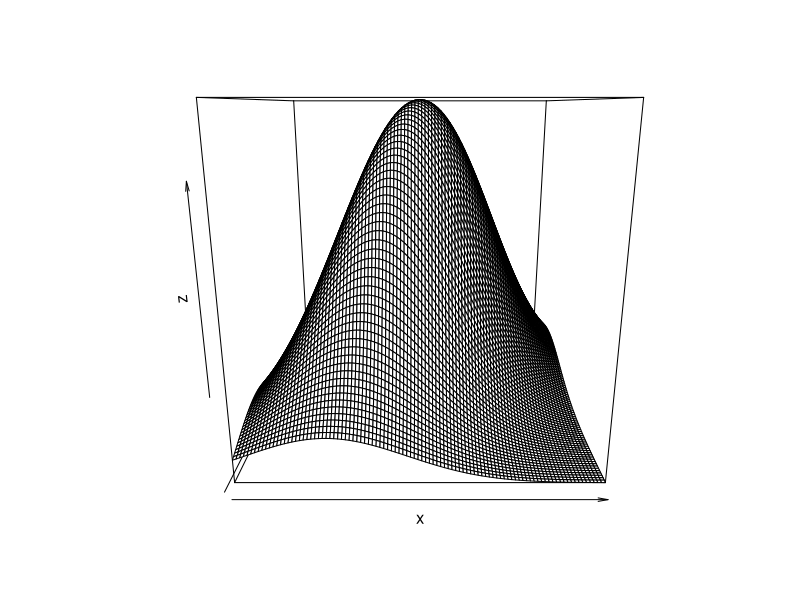
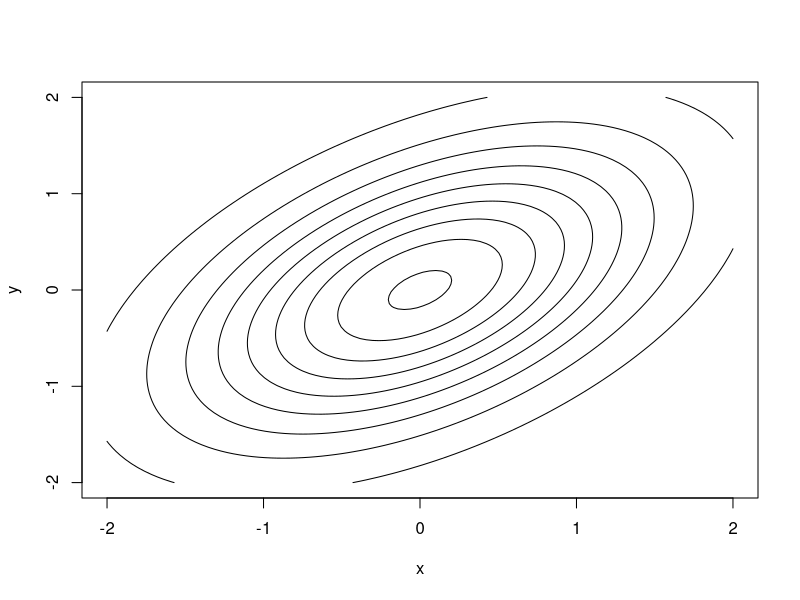
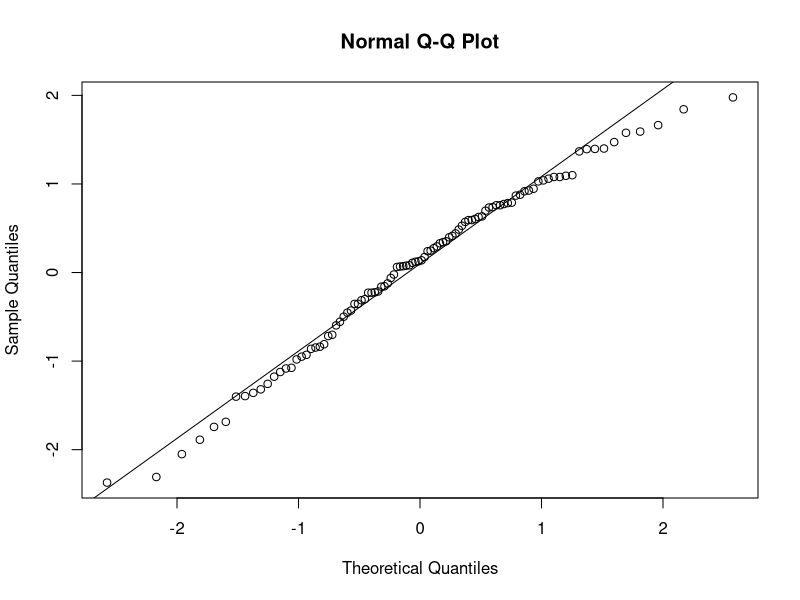
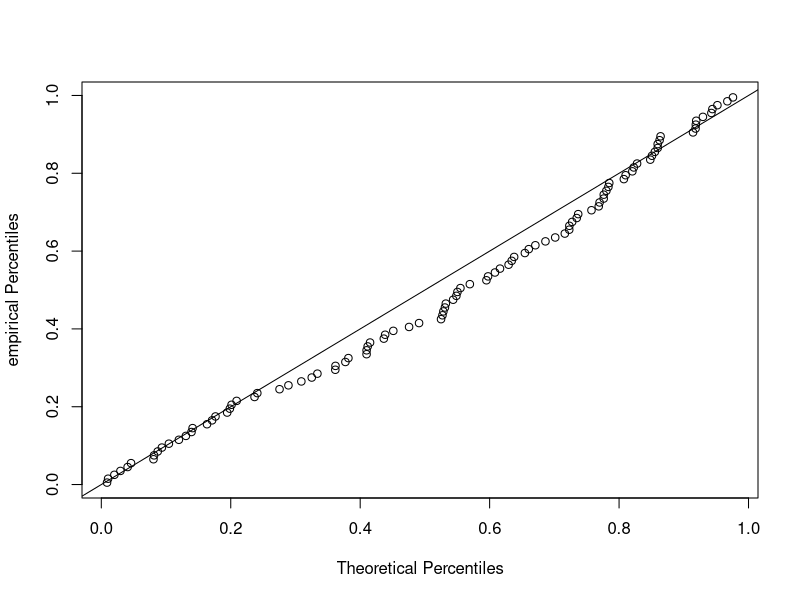
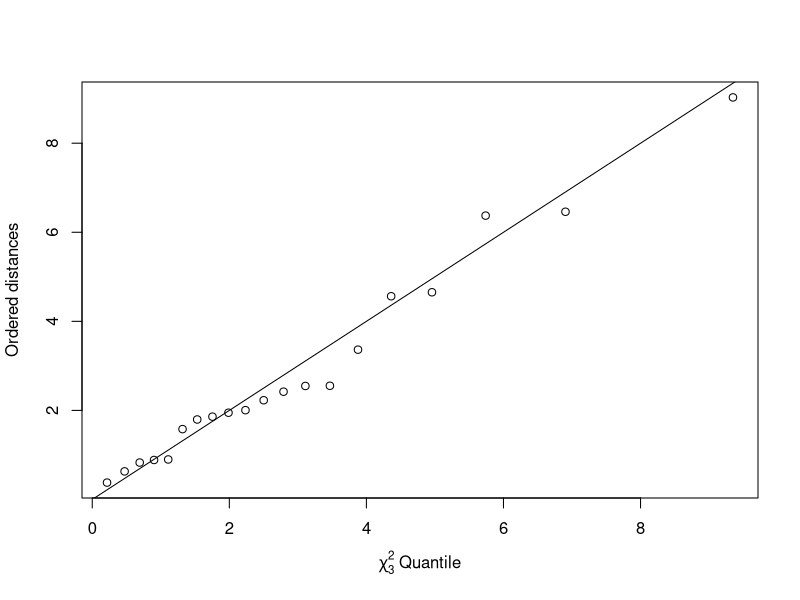
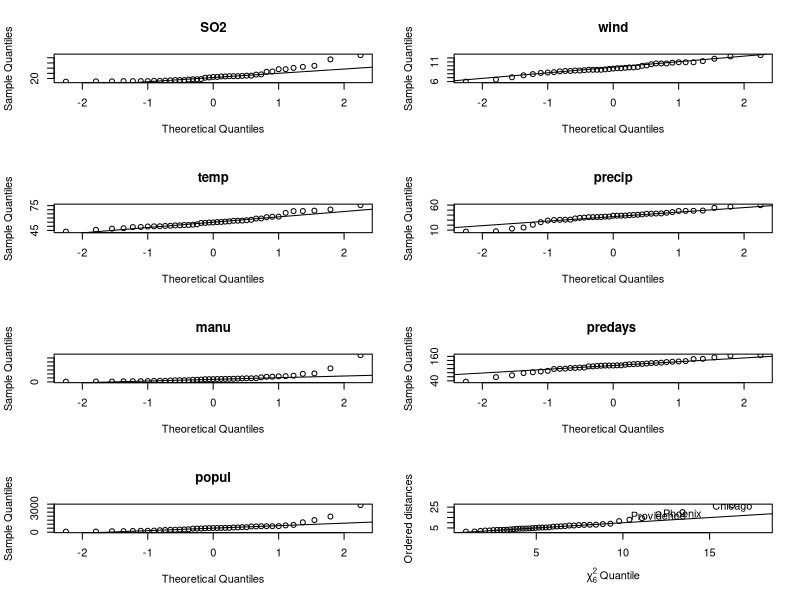
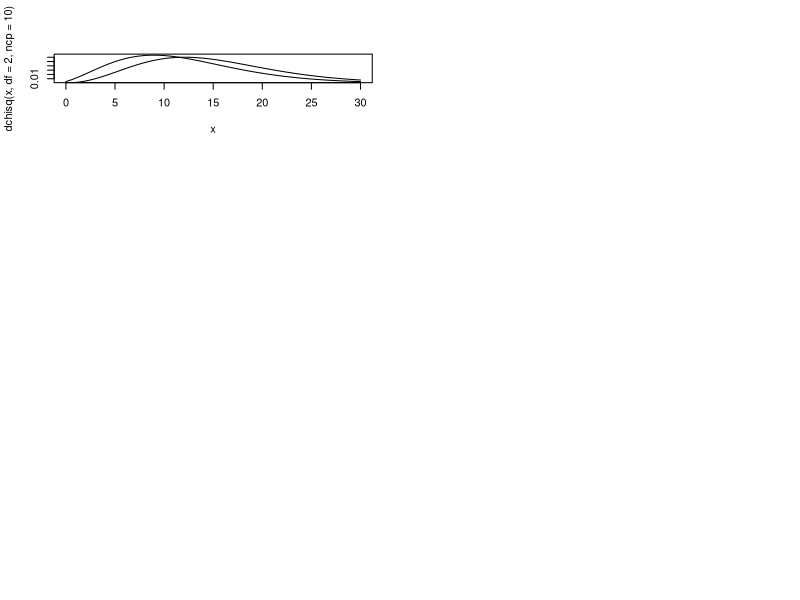

Reproduce these figures in R, in order. (Note: this script raises an error after producing the figures.)
gender<-c("Male","Female")
sex <- rep(gender, each=5)
age <- c(21, 43, 22, 86, 60, 16, NA, 43, 22, 80)
IQ <- c(120, NA, 135, 150, 92, 130, 150, NA, 84, 70)
depression <- c("Yes", "No", "No", "No", "Yes", "Yes", "Yes", "Yes", "No", "No")
health <- c("Very good", "Very good", "Average", "Very poor", "Good", "Good",
"Very good", "Average","Average","Good")
weight <- c(150, 160, 135, 140, 110, 110, 120, 120, 105, 100)
hypo <- data.frame(sex,age,IQ,depression,health,weight)

hypo [1:2, c("health", "weight")]

chest = c(34,37,38,36,38,43,40,38,40,41)
waist = c(30,32,30,33,29,32,33,30,30,32)
hips = c(32,37,36,39,33,38,42,40,37,39)
gender = rep("male",10)
f1= data.frame(chest,waist,hips,gender)
chest = c(36,36,34,33,36,37,34,36,38,35)
waist = c(24,25,24,22,26,26,25,26,28,23)
hips = c(35,37,37,34,38,37,38,37,40,35)
gender = rep("female",10)
f2= data.frame(chest,waist,hips,gender)
measure=cbind(f1,f2)


chest = c(34,37,38,36,38,43,40,38,40,41,36,36,34,33,36,37,34,36,38,35)
waist = c(30,32,30,33,29,32,33,30,30,32,24,25,24,22,26,26,25,26,28,23)
hips = c(32,37,36,39,33,38,42,40,37,39,35,37,37,34,38,37,38,37,40,35)
gender = c("Male","Female")
sex = rep(gender, each=10)
measure=data.frame(chest,waist,hips,sex)

V=cov(measure[, c("chest", "waist", "hips")])
D=diag(c(diag(V^-.5)));diag(c(1,2,3),3)
cov(measure[11:20, c("chest", "waist", "hips")])
cor(measure[, c("chest", "waist", "hips")])

library(MASS)
mu=c(1,2)
Sigma=matrix(c(10,3,3,2),2,2)
mvrnorm(n=5,mu,Sigma)
var(mvrnorm(n=5,mu,Sigma))

require(graphics)
require(mnormt)
x=seq(-2,2,len=100)
y=seq(-2,2,len=100)
mu=c(0,0)
Sigma=matrix(c(1,.5,.5,1),2,2)
g=function(x,y){ dmnorm(cbind(x,y),mu,Sigma)}
z=outer(x,y,g)
persp(x,y,z)
contour(x,y,z, drawlabels=FALSE, xlab="x", ylab="y")

#Q-Q plots
x=sort(rnorm(100,0,1))
qqnorm(x)
qqline(x)

#P-P plots
y=pnorm(x)
z=((1:100)-0.5)/100
plot(z~y,xlab='Theoretical Percentiles',
ylab='empirical Percentiles')
abline(0,1)

x <- measure [, c("chest", "waist", "hips")]
cm <- colMeans(x)
S <- cov(x)
d<-apply(x,MARGIN=1,function(x) t(x-cm)%*%solve(S)%*%(x-cm))
plot(qchisq((1:nrow(x) - 1/2) / nrow(x), df = 3), sort(d),
xlab = expression(paste(chi[3]^2, " Quantile")),
ylab = "Ordered distances")
abline(a = 0, b = 1)



usairpollution=matrix(c(46,11,24,47,11,31,110,23,65,26,9,17,17,35,
56,10,28,14,14,13,30,10,10,16,29,18,9,31,14,69,10,61,94,26,28,12,
29,56,29,8,36,47.6,56.8,61.5,55.0,47.1,55.2,50.6,54.0,49.7,51.5,
66.2,51.9,49.0,49.9,49.1,68.9,52.3,68.4,54.5,61.0,55.6,61.6,75.5,
45.7,43.5,59.4,68.3,59.3,51.5,54.6,70.3,50.4,50.0,57.8,51.0,56.7,
51.1,55.9,57.3,56.6,54.0,44,46,368,652,391,35,3344,462,1007,266,
641,454,104,1064,412,721,361,136,381,91,291,337,207,569,699,275,
204,96,181,1692,213,347,343,197,137,453,379,775,434,125,80,116,
244,497,905,463,71,3369,453,751,540,844,515,201,1513,158,1233
,746,529,507,132,593,624,335,717,744,448,361,308,347,1950,582,
520,179,299,176,716,531,622,757,277,80,8.8,8.9,9.1,9.6,12.4,6.5,
10.4,7.1,10.9,8.6,10.9,9.0,11.2,10.1,9.0,10.8,9.7,8.8,10.0,8.2,
8.3,9.2,9.0,11.8,10.6,7.9,8.4,10.6,10.9,9.6,6.0,9.4,10.6,7.6,8.7,
8.7,9.4,9.5,9.3,12.7,9.0,33.36,7.77,48.34,41.31,36.11,40.75,34.44,
39.04,34.99,37.01,35.94,12.95,30.85,30.96,43.37,48.19,38.74,54.47,
37.00,48.52,43.11,49.10,59.80,29.07,25.94,46.00,56.77,44.68,30.18,
39.93,7.05,36.22,42.75,42.59,15.17,20.66,38.79,35.89,38.89,30.58,
40.25,135,58,115,111,166,148,122,132,155,134,78,86,103,129,127,103,
121,116,99,100,123,105,128,123,137,119,113,116,98,115,36,147,125,115,
89,67,164,105,111,82,114),41)
cities = c("Albany", "Albuquerque","Atlanta","Baltimore","Buffalo",
"Charleston","Chicago", "Cincinnati","Cleveland","Columbus","Dallas",
"Denver","DesMoines","Detroit","Hartford","Houston","Indianapolis",
"Jacksonville","Kansas City","Little Rock","Louisville","Memphis",
"Miami", "Milwaukee","Minneapolis","Nashville","New Orleans","Norfolk",
"Omaha","Philadelphia", "Phoenix","Pittsburgh","Providence","Richmond",
"Salt Lake City","San Francisco","Seattle","St. Louis","Washington","Wichita","Wilmington")
variables = c("SO2","temp","manu","popul","wind", "precip","predays")
colnames(usairpollution) = variables
rownames(usairpollution)= cities
x <- usairpollution

layout(matrix(1:8, nc = 2))
qqnorm(x[,"SO2"], main = "SO2"); qqline(x[,"SO2"])
qqnorm(x[,"temp"], main = "temp"); qqline(x[,"temp"])
qqnorm(x[,"manu"], main = "manu"); qqline(x[,"manu"])
qqnorm(x[,"popul"],main ="popul");qqline(x[,"popul"])
qqnorm(x[,"wind"],main="wind"); qqline(x[,"wind"])
qqnorm(x[,"precip"],main="precip");qqline(x[,"precip"])
qqnorm(x[,"predays"],main = "predays ");qqline(x[,"predays"])


cm <- colMeans(x)
S <- cov(x)
d <- apply(x, 1, function(x) t(x - cm) %*% solve(S) %*% (x - cm))
plot(qc <- qchisq((1:nrow(x) - 1/2) / nrow(x), df = 6), sd <- sort(d),
xlab = expression(paste(chi[6]^2, " Quantile")),
ylab = "Ordered distances", xlim = range(qc) * c(1, 1.1))
oups <- which(rank(abs(qc - sd),ties="random")>nrow(x) - 3)
text(qc[oups], sd[oups] - 1.5, names(oups))
abline(a = 0, b = 1)

#####SIMULATIONS###################################

dchisq(x=.90, df=2, ncp = 0)
pchisq(q=.2, df=2, ncp = 0, lower.tail = TRUE)
qchisq(p=.99, df=3, ncp = 0, lower.tail = TRUE, log.p = FALSE)
rchisq(n=100, df=2, ncp = 0)
curve(dchisq(x,df=2,ncp = 10), 0, 30, n = 50)
curve(dchisq(x, 5,10), 0, 30,add=TRUE)

dt(x=0, df=1);dnorm(x=0)
pt(q, df, ncp=0, lower.tail = TRUE)
qt(p, df, ncp=0,lower.tail = TRUE)
rt(n, df)
curve(dnorm(x,mean=0,sd=1), -3, 3,n=50000,col="red")
curve(dnorm(x,mean=.10,sd=2),-3,3,n=50000,col="green",add=TRUE)
curve(dt(x,df=1,ncp=0), -3, 3, n = 50,add=TRUE)


df(x, df1=2, df2=2)
pf(q, df1, df2, ncp=0, lower.tail = TRUE)
qf(p, df1, df2,lower.tail = TRUE)
rf(n=100, df1=1, df2=2,ncp=0, ncp=100)
curve(df(x,df1=4,df2=5,ncp=5),0,30,n=5000,col="red")
curve(df(x,df1=5,df2=2,ncp=5),0,30,n=5000,col="blue",add=TRUE)

?dnorm




#